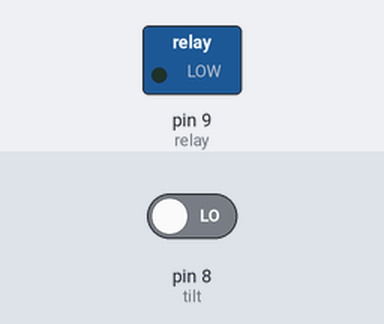
This sketch was run on a simulated Arduino Uno, built with avr-gcc and run on an emulated ATmega328P. On the bench: switched loads named in the sketch (green lamp = pin HIGH). The inputs (shaded band) are chosen by the test bench; at power-on: pin 8 (tilt) LOW.

Above: at 1.2 s.
1.3 s: pin 8 (tilt) driven HIGH
At 1.7 s:
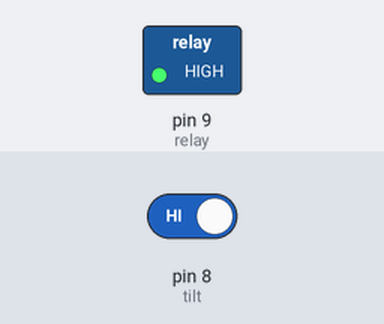
2.8 s: pin 8 (tilt) driven LOW
At 4.0 s:
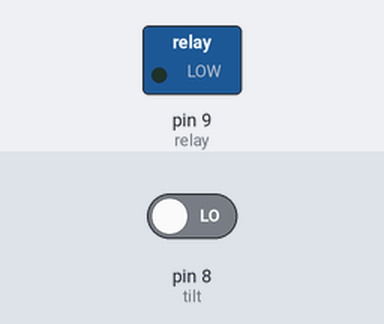
Timing chart, 0 to 5.8 s (numbered marks = the images above; inputs shaded):
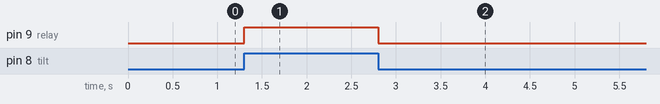

Measured:
- after the input at 1.3 s, pin 9 (relay): LOW → HIGH at once
- after the input at 2.8 s, pin 9 (relay): HIGH → LOW at once

The sketch:

egim_sensor.ino
```cpp
int relay=9;
int tilt=8;


void setup() {
 pinMode(8,INPUT);
 pinMode(9,OUTPUT);

}

void loop() {
int   tilt_gelen=digitalRead(tilt);
  if(tilt_gelen==HIGH)
  {
    digitalWrite(relay,1);
  }
  else
  {
    digitalWrite(relay,0);
  }

}
```
